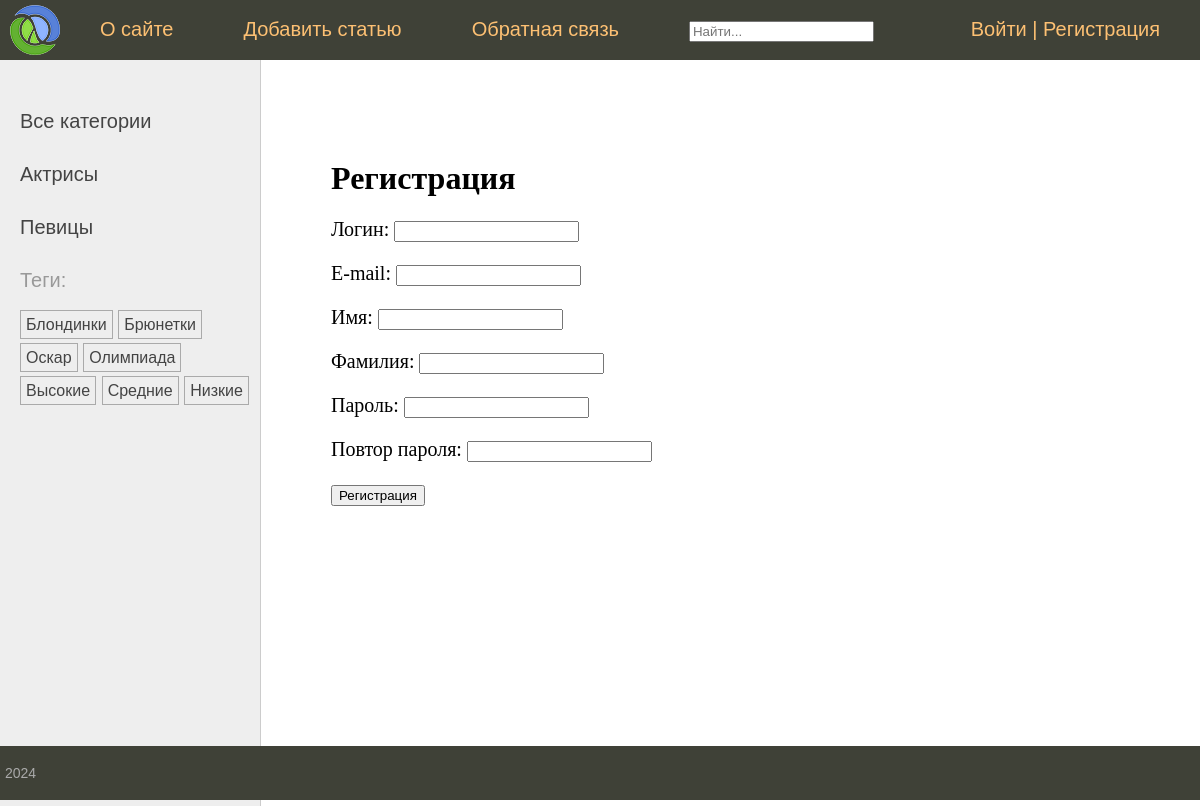
The app's page /users/register with its own data.
### women/models.py (models this page shows, shortened)
class Category(models.Model):
    name = models.CharField(max_length=100, db_index=True, verbose_name="Категория")
    slug = models.SlugField(max_length=255, unique=True, db_index=True)
    class Meta:
        verbose_name = 'Категория'
        verbose_name_plural = 'Категории'
    def get_absolute_url(self):
        return reverse('category', kwargs={'cat_slug': self.slug})

class TagPost(models.Model):
    tag = models.CharField(max_length=100, db_index=True)
    slug = models.SlugField(max_length=255, unique=True, db_index=True)
    class Meta:
        verbose_name = 'Тэг'
        verbose_name_plural = 'Тэги'
    def get_absolute_url(self):
        return reverse_lazy('tag', kwargs={'tag_slug': self.slug})

### users/views.py (the view)
# urls.py: path('register', views.register, name='register')
def register(request):
    if request.method == "POST":
        form = RegisterUserForm(request.POST)
        if form.is_valid():
            user = form.save(commit=False)  # создание объекта без сохранения в БД
            user.set_password(form.cleaned_data['password'])
            user.save()
            return render(request, 'users/register_done.html')
    else:
        form = RegisterUserForm()
    return render(request, 'users/register.html', {'form': form})

### users/forms.py (shortened to what this page needs)
class RegisterUserForm(forms.ModelForm):
    username = forms.CharField(label='Логин')
    password = forms.CharField(label="Пароль", widget=forms.PasswordInput)
    password2 = forms.CharField(label="Повтор пароля", widget=forms.PasswordInput)
    class Meta:
        model = get_user_model()
        fields = ['username', 'email', 'first_name', 'last_name', 'password', 'password2']
        labels = {
            'email': 'E-mail',
            'first_name': 'Имя',
            'last_name': 'Фамилия',
        }

### users/context_processors.py (called while the page is built)
def get_women_context(request):
    return {'mainmenu': menu}

### women/templatetags/women_tags.py (called while the page is built)
@register.inclusion_tag('women/list_categories.html')
def show_categories(cat_selected=0):
    cats = Category.objects.all()
    return {'cats': cats, 'cat_selected': cat_selected}

@register.inclusion_tag('women/list_tags.html')
def show_all_tags():
    return {"tags": TagPost.objects.all()}

### users/templates/users/register.html (shortened to what this page needs)
{% extends 'base.html' %}
{% block content %}
<h1>Регистрация</h1>
<form method="post">
    {{ form.as_p }}
    <p><button type="submit">Регистрация</button></p>
</form>
{% endblock %}

### women/templates/women/list_categories.html
{% for cat in cats %}
{% if cat.id == cat_selected %}
<li class="selected">{{cat.name}}</li>
{% else %}
<li><a href="{{ cat.get_absolute_url }}">{{cat.name}}</a></li>
{% endif %}
{% endfor %}

### women/templates/women/list_tags.html
{% if tags %}
    Теги:</p>
    <ul class="tags-list">
        {% for t in tags %}
        <li><a href="{{t.get_absolute_url}}">{{t.tag}}</a></li>
        {% endfor %}
    </ul>
{% endif %}

### women/static/women/css/styles.css (style rules this page uses)
html, body { font-family: 'Arial'; margin: 0; padding: 0; height: 100%; width: 100%; color: #444; }
a { color: #0059b2; text-decoration: none; }
.left-chapters ul { width: 230px; margin: 0; padding: 20px 10px 10px 20px; list-style: none; font-size: 20px; }
.left-chapters ul li { margin: 30px 0 0 0; color: #999; }
.left-chapters ul li a { color: #444; text-decoration: none; }
ul.tags-list { width: 100%; margin: 0; padding: 0; list-style: none; }
ul.tags-list li { margin: 0; padding: 0 0 10px; display: inline-block; }
ul.tags-list li a { padding: 5px; font-size: 16px; border: 1px solid #aaa; }
.content-text h1 { font-size: 32px; }

### records on screen
Category: name "Актрисы"
Category: name "Певицы"
TagPost: tag "Блондинки"
TagPost: tag "Брюнетки"
TagPost: tag "Оскар"
TagPost: tag "Олимпиада"
TagPost: tag "Высокие"
TagPost: tag "Средние"
TagPost: tag "Низкие"

### other values on screen
{{ m.title }} "О сайте" "Добавить статью" "Обратная связь"
